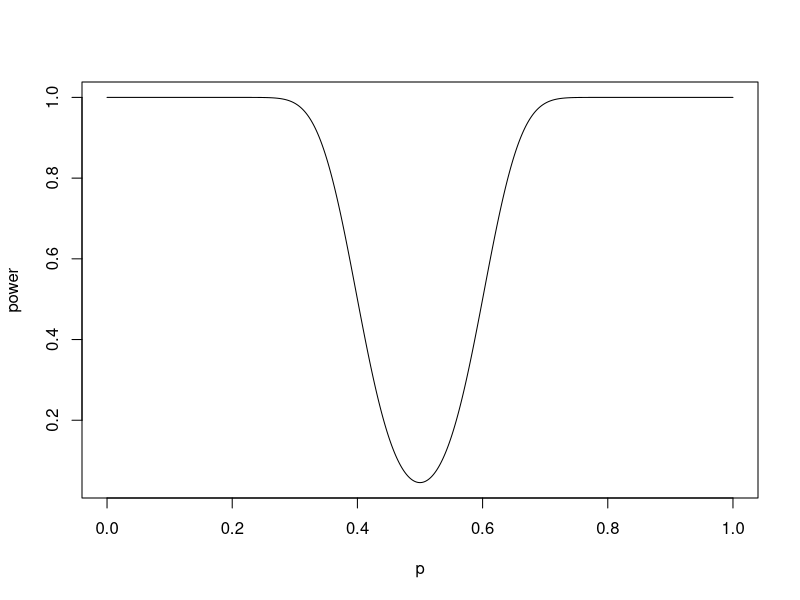
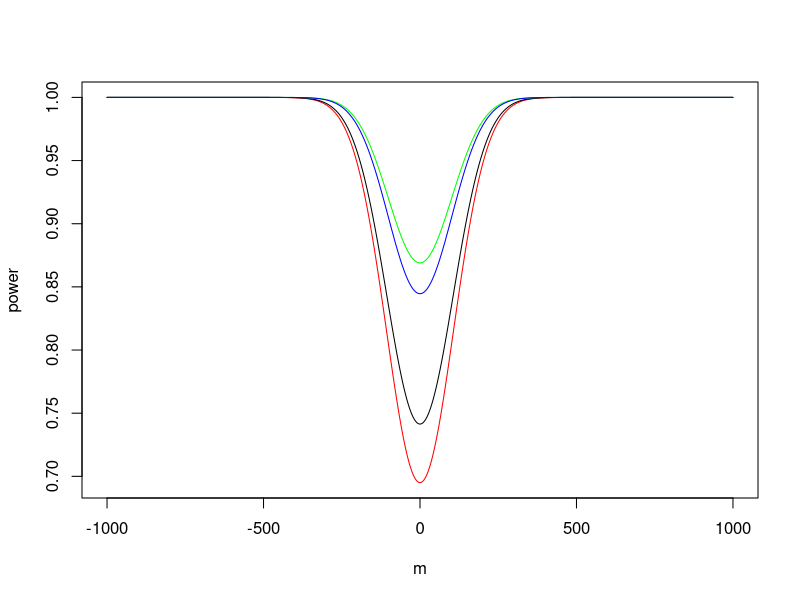

These figures' R source, in order:
#Scarlett Townsend
#STAT 6502
#HW #2

#9.3
p=seq(0,1,.0001)
u=(60-100*p)/(100*p*(1-p))^.5
l=(40-100*p)/(100*p*(1-p))^.5
power=1-pnorm(u,0,1)+pnorm(l,0,1)
plot(p,power,type="l")

#9.11
n=25
#alpha=.05
m=-1000:1000
u=1.96*100*(n^.5)+m
l=-1.96*100*(n^.5)+m
power=1-pnorm(u,m*n,100*n)+pnorm(l,m*n,100*n)
plot(m,power,type="l",col="red")  
#alpha=.1
u=1.65*100*(n^.5)+m
l=-1.65*100*(n^.5)+m
  power=1-pnorm(u,m*n,100*n)+pnorm(l,m*n,100*n)
    lines(m,power,type="l")

n=100
#alpha=.1
u=1.65*100*(n^.5)+m
l=-1.65*100*(n^.5)+m
  power=1-pnorm(u,m*n,100*n)+pnorm(l,m*n,100*n)
    lines(m,power,type="l",col="green")
#alpha=.05
u=1.96*100*(n^.5)+m
l=-1.96*100*(n^.5)+m
 power=1-pnorm(u,m*n,100*n)+pnorm(l,m*n,100*n)
   lines(m,power,type="l",col="blue")  